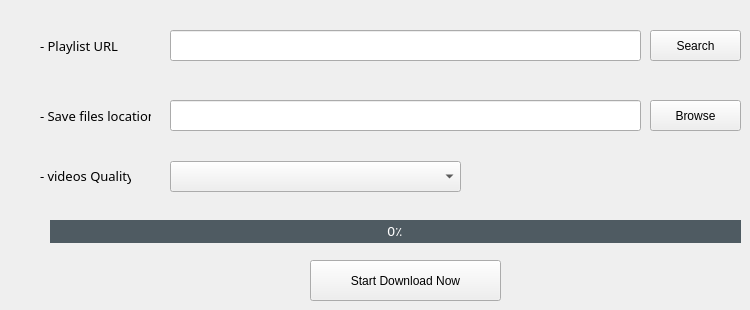
    <widget class="QWidget" name="tab_4">
     <attribute name="title">
      <string>Download YouTube( Video, Sound)</string>
     </attribute>
     <widget class="QPushButton" name="pushButton_3">
      <property name="geometry">
       <rect>
        <x>650</x>
        <y>100</y>
        <width>91</width>
        <height>31</height>
       </rect>
      </property>
      <property name="text">
       <string>Browse</string>
      </property>
     </widget>
     <widget class="QLineEdit" name="lineEdit_3">
      <property name="geometry">
       <rect>
        <x>170</x>
        <y>30</y>
        <width>471</width>
        <height>31</height>
       </rect>
      </property>
      <property name="font">
       <font>
        <family>monoespace</family>
        <pointsize>10</pointsize>
       </font>
      </property>
     </widget>
     <widget class="QLineEdit" name="lineEdit_4">
      <property name="geometry">
       <rect>
        <x>170</x>
        <y>100</y>
        <width>471</width>
        <height>31</height>
       </rect>
      </property>
      <property name="font">
       <font>
        <family>monoespace</family>
        <pointsize>10</pointsize>
       </font>
      </property>
     </widget>
     <widget class="QLabel" name="label_6">
      <property name="geometry">
       <rect>
        <x>40</x>
        <y>30</y>
        <width>81</width>
        <height>31</height>
       </rect>
      </property>
      <property name="font">
       <font>
        <family>monoespace</family>
        <pointsize>10</pointsize>
       </font>
      </property>
      <property name="text">
       <string>- Playlist URL</string>
      </property>
     </widget>
     <widget class="QLabel" name="label_7">
      <property name="geometry">
       <rect>
        <x>40</x>
        <y>100</y>
        <width>111</width>
        <height>31</height>
       </rect>
      </property>
      <property name="font">
       <font>
        <family>monoespace</family>
        <pointsize>10</pointsize>
       </font>
      </property>
      <property name="text">
       <string>- Save files location</string>
      </property>
     </widget>
     <widget class="QProgressBar" name="progressBar_2">
      <property name="geometry">
       <rect>
        <x>50</x>
        <y>220</y>
        <width>691</width>
        <height>23</height>
       </rect>
      </property>
      <property name="font">
       <font>
        <family>monoespace</family>
        <pointsize>10</pointsize>
       </font>
      </property>
      <property name="styleSheet">
       <string notr="true">/*  QProgressBar  */

QProgressBar {
  border-radius: 0;
  background-color: #4f5b62;
  text-align: center;
  color: #fff;
}

QProgressBar::chunk {
  background-color: #1de9b6;
}</string>
      </property>
      <property name="value">
       <number>0</number>
      </property>
      <property name="format">
       <string>%p٪</string>
      </property>
     </widget>
     <widget class="QComboBox" name="comboBox_2">
      <property name="geometry">
       <rect>
        <x>170</x>
        <y>161</y>
        <width>291</width>
        <height>31</height>
       </rect>
      </property>
      <property name="font">
       <font>
        <family>monoespace</family>
        <pointsize>10</pointsize>
       </font>
      </property>
     </widget>
     <widget class="QLabel" name="label_10">
      <property name="geometry">
       <rect>
        <x>40</x>
        <y>160</y>
        <width>91</width>
        <height>31</height>
       </rect>
      </property>
      <property name="font">
       <font>
        <family>monoespace</family>
        <pointsize>10</pointsize>
       </font>
      </property>
      <property name="text">
       <string>- videos Quality</string>
      </property>
     </widget>
     <widget class="QPushButton" name="pushButton_4">
      <property name="geometry">
       <rect>
        <x>310</x>
        <y>260</y>
        <width>191</width>
        <height>41</height>
       </rect>
      </property>
      <property name="toolTip">
       <string>&lt;!DOCTYPE HTML PUBLIC &quot;-//W3C//DTD HTML 4.0//EN&quot; &quot;http://www.w3.org/TR/REC-html40/strict.dtd&quot;&gt;
&lt;html&gt;&lt;head&gt;&lt;meta name=&quot;qrichtext&quot; content=&quot;1&quot; /&gt;&lt;style type=&quot;text/css&quot;&gt;
p, li { white-space: pre-wrap; }
&lt;/style&gt;&lt;/head&gt;&lt;body style=&quot; font-family:'monoespace'; font-size:8pt; font-weight:600; font-style:normal;&quot;&gt;
&lt;p style=&quot; margin-top:0px; margin-bottom:0px; margin-left:0px; margin-right:0px; -qt-block-indent:0; text-indent:0px;&quot;&gt;&lt;span style=&quot; font-family:'MS Shell Dlg 2'; font-weight:400; font-style:italic;&quot;&gt;cLick to download&lt;/span&gt;&lt;/p&gt;&lt;/body&gt;&lt;/html&gt;</string>
      </property>
      <property name="text">
       <string>Start Download Now</string>
      </property>
     </widget>
     <widget class="QPushButton" name="pushButton_7">
      <property name="geometry">
       <rect>
        <x>650</x>
        <y>30</y>
        <width>91</width>
        <height>31</height>
       </rect>
      </property>
      <property name="text">
       <string>Search</string>
      </property>
     </widget>
    </widget>
